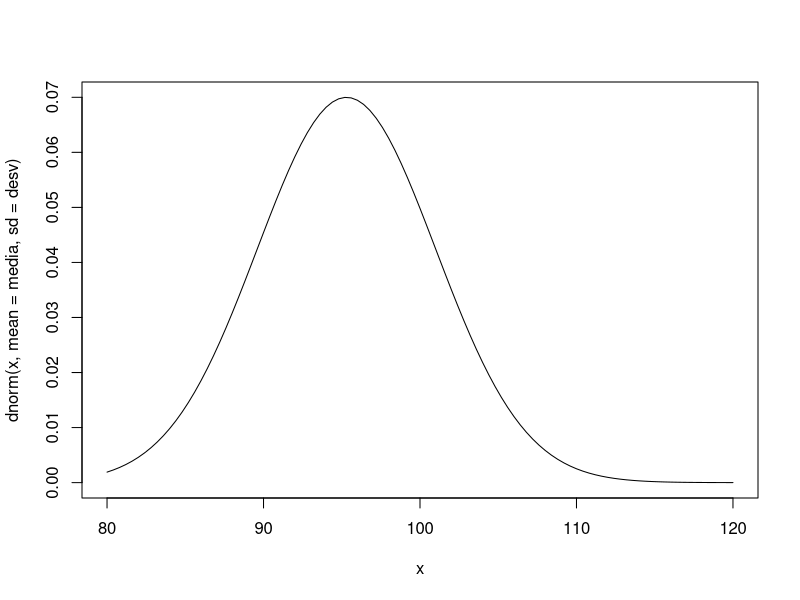
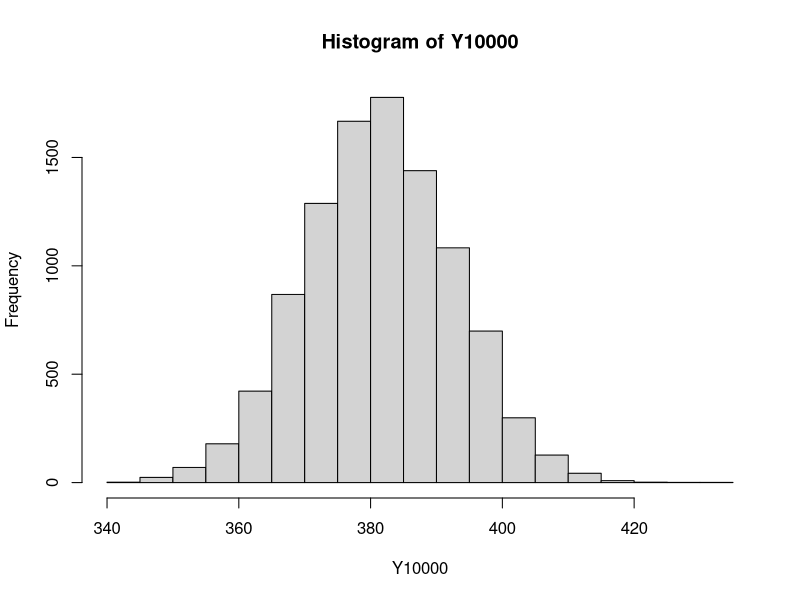
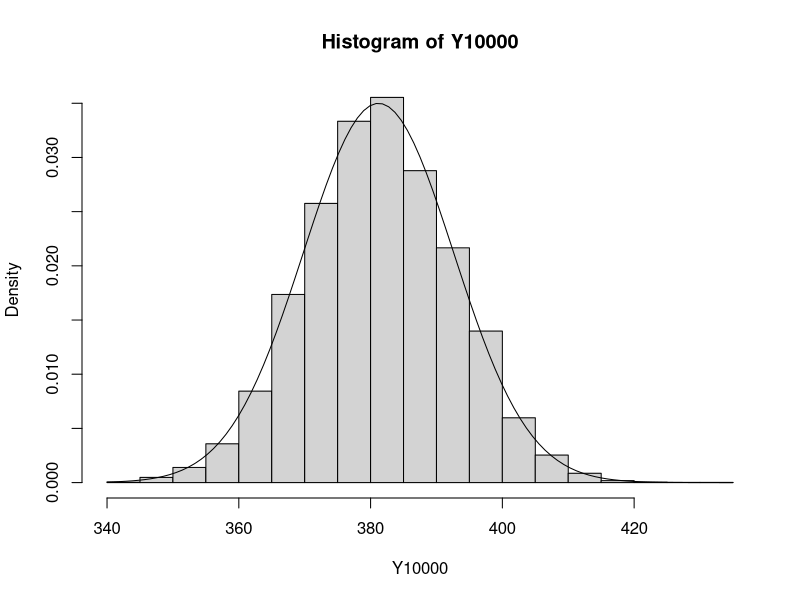
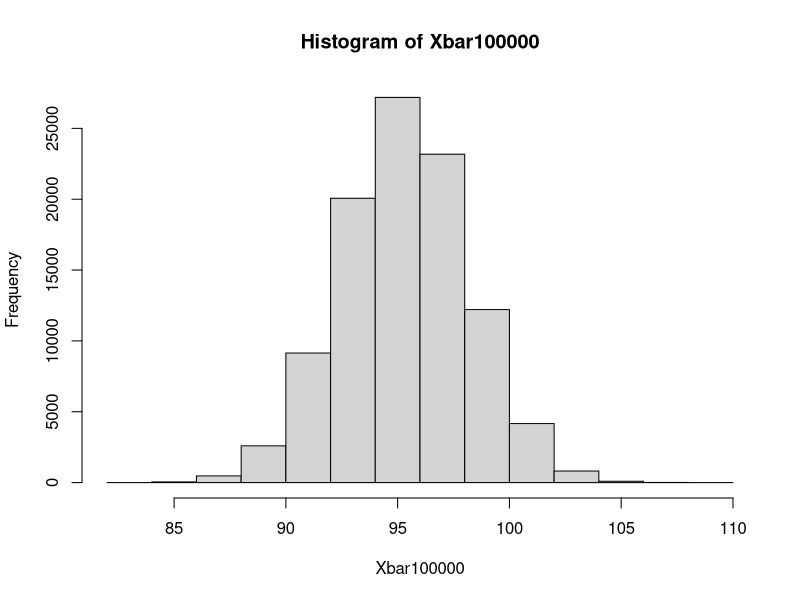
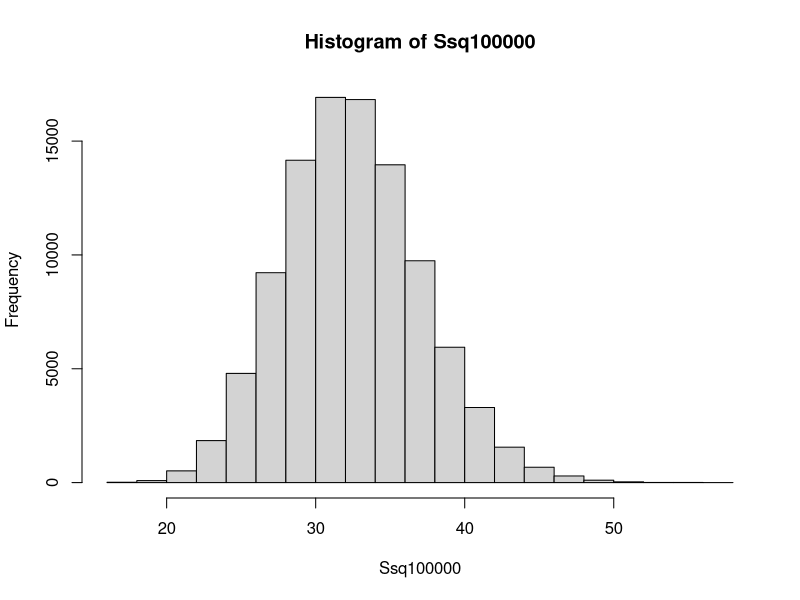
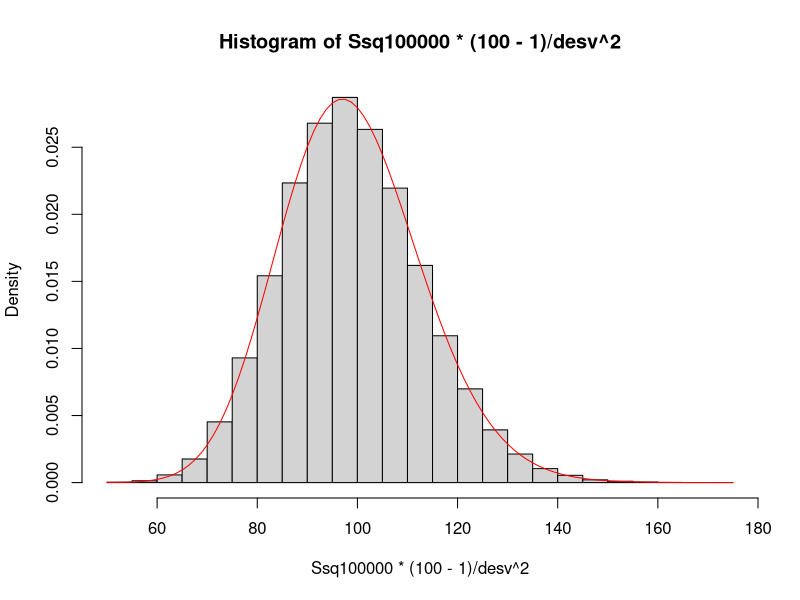

Here is the R script that generated these plots, in order: (Note: this script raises an error after producing the figures.)
#Sera un modelo --> en este caso: normal (media, desv. tipica)
media <- 95.3
desv <- 5.7
# dibujamos la curva 
curve(dnorm(x, mean=media, sd=desv), xlim=c(80,120)) #--> #funcióm de densidad (normal)

#P(X<90)=F(90):
rnorm(1,media, desv)
pnorm(90,media, desv)

#set.seed(123) --> con esto nos daria a todos el mismo numero 
#muestra aleatoria de tamaño 4, coge 4 muestras random, cada vez q lo repita me dara num diferentes
rnorm(4,media, desv)

#a) n=4 valor esperado de la suma de les resist de la muestra? --> E(sumatorio(xi))
  #suma de les resist de la muestra: Y=sumatorio(xi)
sum(rnorm(4,media, desv)) #experimento aleatorio, ira cambiando
Y <- function(i)(sum(rnorm(4,media, desv)))
Y10000<-sapply(1:10000, Y) #lo repite 10.000 veces 
hist(Y10000) # se empieza a parecer a la funcion de densidad normal de la suma de las resistencias 
mean(Y10000) #el valor esperado de Y 

#en teoria la media de la suma muestral de tamaño n =4
4*media

#varianza de la suma muestral en dos formas 
4*desv^2 #teorica
var(Y10000)#practica

###
hist(Y10000, freq=FALSE)
curve(dnorm(x, mean=4*media, sd=sqrt(4)*desv), add=TRUE)

#b) lo mismo pero cambiando el 4 por un 100 y haciendo la varianza 

#c)
1-pnorm(103, media, desv)

#otra forma 
Y <- function(i)(sum(rnorm(1,media, desv))) #la suma de las resistencias 
Y10000<-sapply(1:10000, Y)
mean(Y10000>103)



#d) 
Xbar <- function(i)(mean(rnorm(4,media, desv))) #la media de las resistencias 
Xbar100000<-sapply(1:100000, Xbar)
hist(Xbar100000)
mean(Xbar100000<98)

#otra forma pero hay q saberselo de memoria 
mean(Xbar100000<98)
pnorm(98, media, desv/sqrt(4))

#e)
Ssq <- function(i)(var(rnorm(100,media, desv)))
Ssq100000<- sapply(1:100000, Ssq)
hist(Ssq100000)
mean(Ssq100000>32)

#de forma teorica 
1-pchisq((100-1)*32/desv^2, 100-1)
hist(Ssq100000*(100-1)/desv^2, prob=TRUE)
curve(dchisq(x, 100-1), add=TRUE, col='red')
(100-1)*32/desv^2

#---------------------------------------------------------------------------------------------------------

#EJS RESISTENCIAS 

media <- 95.3 
sd <- 5.7

#1 se selecciona de forma aleatoria una mostra de 4 cables
# el valor esperat de la suma de les resistences?
n <- 4
n*media
#media de la suma --> n*media 

#2 se selecciona de forma aleatoria una mostra de 100 cables
# la varianza de la suma 
n <- 100
n*sd^2
#varianza de la suma --> n*var 

#3 es selecciona un cable de forma aleatoria 
#prob que la resistencia no sigui menor a 103 
#P(x>=103)= 1-P(x<103)
1-pnorm(102, media, sd)

#4 es seleccionen 4 cables de forma aleatoria 
#quina es la probabilitat que la mitjana sigui menor que 98 
P(X<98)

pnorm(97, media, sd/sqrt(4)) 
#la desviación de la media 

#5 es seleccionen 100 cables de forma aleatoria
#probabilitat que la varianza de las resistencias sigui més gran que 98
#1-P(X>=98)
1-pnorm(98, media, sd/sqrt(100))

numero <- 1.085371e-06
numero_decimal <- format(numero, scientific = FALSE)
print(numero_decimal)

#no estoy segura de esto 


#--------------------------------------------------------------------------
media <- 77
sd <- 5.8
#1. media de la media
media <- media
media

#2 varianza de la suma 
n<- 121
var <- (sd^2)*n
var

#P(X>75) = 1-(PX<=75)
1-pnorm(75, media, sd)

#3 prob de que la suma del peso 
#de la muestra no sea menor que 322

#4 prob de que la SUMA sea: P(X>=322)= 1-P(X<322)
1-pnorm(321, media*4, sqrt(4)*sd) #hay q hacer la media de la suma 
#y sd de la suma 

#5prob de que la varianza del peso de la muestra sea menor que 30kg 
n <- 64
var <- 29 
gl <- n-1 
prob_varianza <- pchisq((n-1)*var/sd^2, df = gl)
prob_varianza

